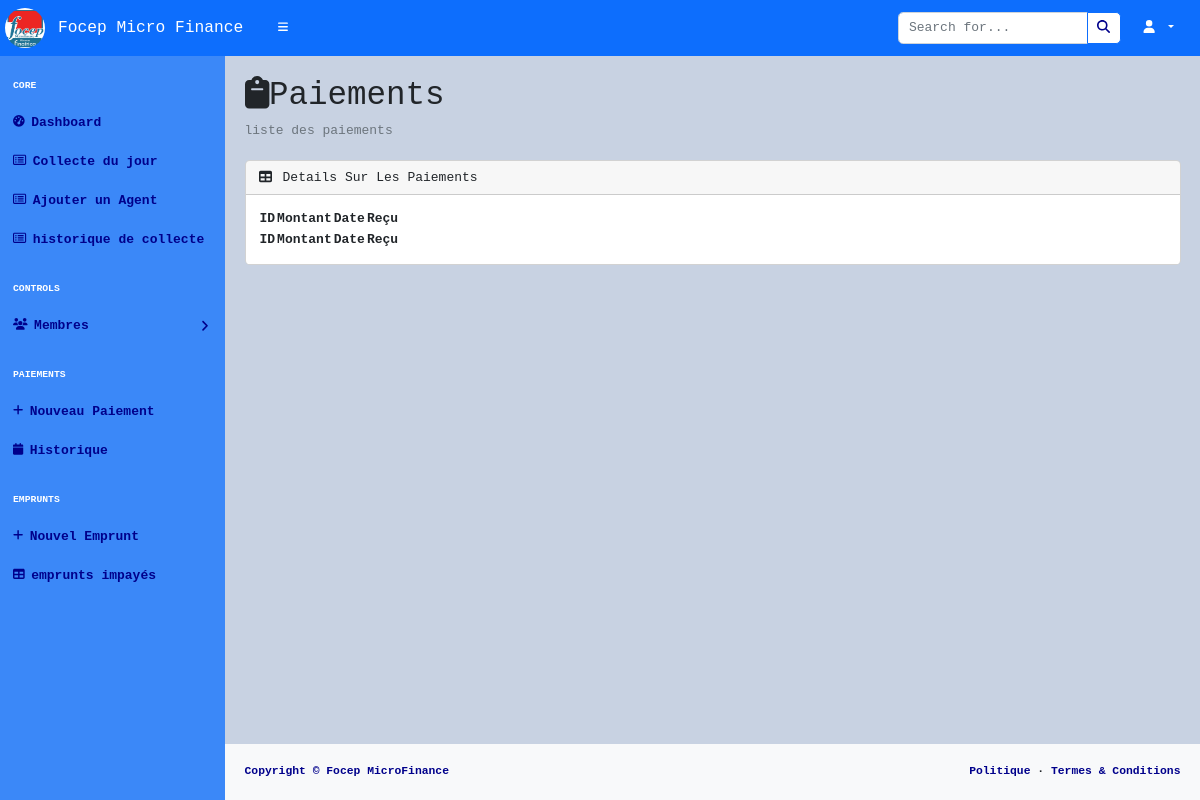
Before: /pages/historiquePaiement.php with the older database file.
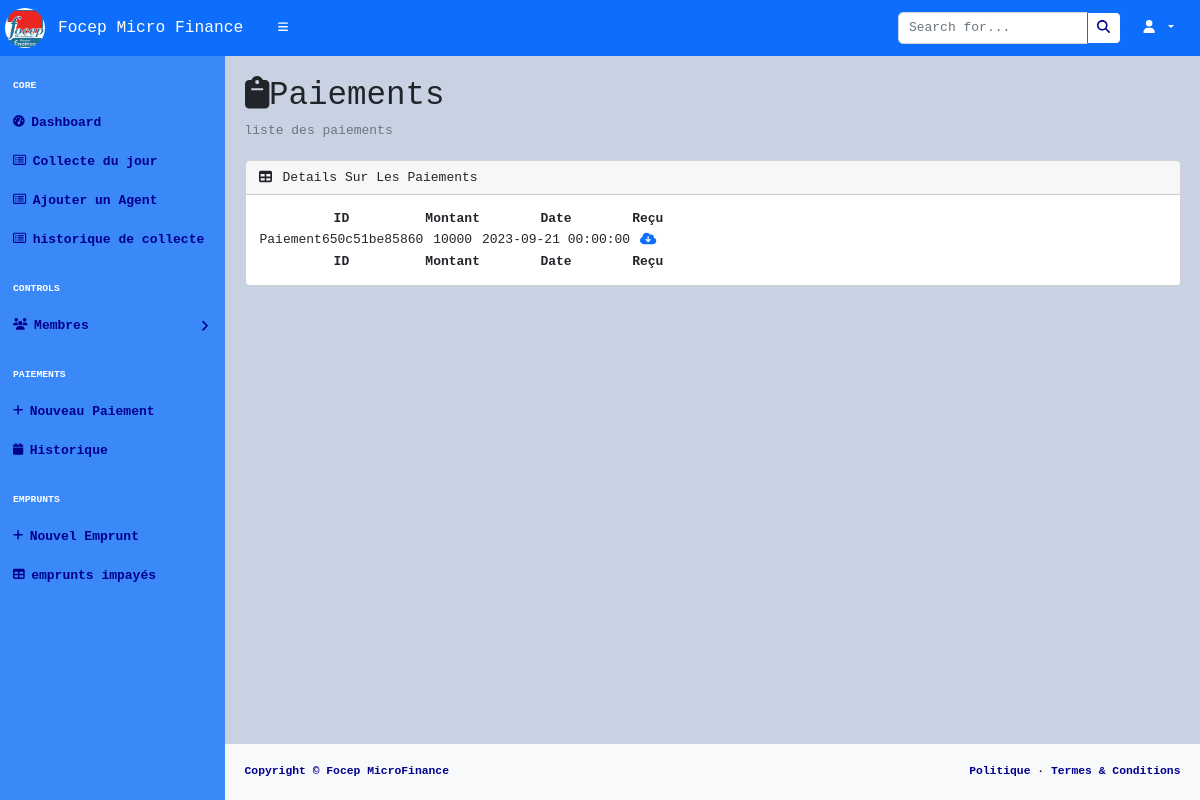
After: the same page with the newer database file.
### tables this page shows
CREATE TABLE paiement (
  idPaiement varchar(200) NOT NULL,
  matricule varchar(200) NOT NULL,
  idMembre varchar(200) NOT NULL,
  montant int(11) DEFAULT NULL,
  datePaiement datetime DEFAULT NULL
);

### pages/historiquePaiement.php (the view, shortened to what this page needs)
<!DOCTYPE html>
<html lang="en">
<head>
    <?php include('../Structures/links.php') ?>
</head>
<body class="sb-nav-fixed">
<?php include('../Structures/navbar.php') ?>
<?php  include ('../Structures/sidenav.php')?>
<div id="layoutSidenav_content">
    <main>
        <div class="container-fluid px-4">
            <h1 class="mt-4"><i class="fas fa-clipboard"></i>Paiements</h1>
            <ol class="breadcrumb mb-4">
                <li class="breadcrumb-item active">liste des paiements</li>
            </ol>
            <div class="card mb-4">
                <div class="card-header">
                    <i class="fas fa-table me-1"></i>
                    Details Sur Les Paiements
                </div>
                <div class="card-body">
                    <table id="datatablesSimple">
                        <thead>
                        <tr>
                            <th>ID</th>
                            <th>Montant</th>
                            <th>Date</th>
                            <th>Reçu</th>
                        </tr>
                        </thead>
                        <tfoot>
                        <tr>
                            <th>ID</th>
                            <th>Montant</th>
                            <th>Date</th>
                            <th>Reçu</th>
                        </tr>
                        </tfoot>
                        <tbody>
                        <?php
                        include "../controls/db.php";
                        $paiement= $pdo->query("select * from paiement  order by datePaiement DESC ");
                        foreach($paiement as $row) {
                            echo "
                                        <tr>
                                            <td>$row[idPaiement]</td>
                                            <td>$row[montant]</td>
                                            <td>$row[datePaiement]</td>
                                            <td><a href='../controls/DownloadPaiement.php?id=$row[idPaiement]'><i class='fas fa-cloud-download-alt'></i></a></td>
                                        </tr>
                                          ";
                        }
                        ?>
                        </tbody>
                    </table>
                </div>
            </div>
        </div>
    </main>
    <?php include ('../Structures/footer.php')?>
</div>
</div>
</body>
</html>

Changed rows visible on the page:
added paiement: idPaiement "Paiement650c51be85860", montant "10000", datePaiement "2023-09-21 00:00:00"
